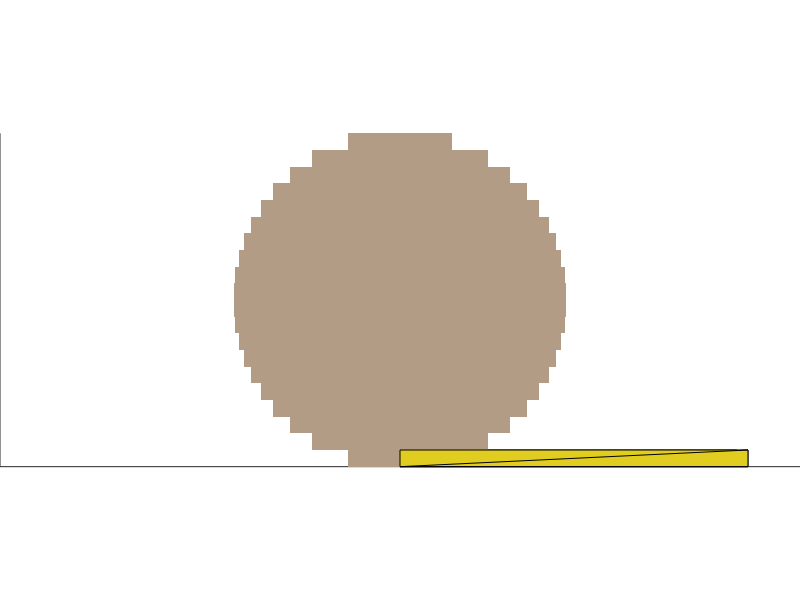

Write the MATLAB code that produced this figure. (Note: this script raises an error after producing the figure.)
% CUMCM-2014B
%%%%%%%%%%%%%%%%%%%%%%%%%%

R=500/2;
W=25;%*4
n=500/W;
L=1200/2;
H=30;
tall=530-H;
%%
y2=linspace(-R,R,2*n+1);
y=y2(1:2:end-1);

yc=y2(2:2:end);
x=sqrt(R^2-yc.^2);

zo=zeros(1,4*n+1);
%%
%
% theta=linspace(0,2*pi,200);
% plot(R*cos(theta),R*sin(theta),'m-')
% hold on
% axis equal
%
axes('Position',[0 0 1 1]);
set(gca,'xtick',[],'ytick',[],'ztick',[])
set(gca,'box','off')
set(gca,'color',[.7569    0.8667    0.7765])
%
axis([-L L -R R x(1)-L H x(1)-L H]) %
hlight=light('Position',[-L -R 8*H],'Style','local');
light('Position',[-L R 4*H],'Style','infinite');
light('Position',[L -R 4*H],'Style','infinite');
light('Position',[L/2 R/2 2*H],'Style','infinite');

axis equal
view(3)
axis vis3d
shading flat%interp
set(gcf,'Renderer','opengl')


%%
xx=[zo;[-x(1);-x(1)],kron([x,-x],[1,1;1,1]);zo];
yy=[zo;kron([y,-y],[1,1;1,1]),[y(1);y(1)];zo];
%
%plot(xx(2,:),yy(2,:),'sr')
%
zz=kron(H*ones(1,4*n+1),[0;0;1;1]);
surface(xx,yy,zz,'facecolor',[0.8 0.7 0.6],'EdgeColor','none')%[0.7 0.5 0.05]
%[0.8 0.5 0.4]
%axis([-L L -R R x(1)-L H x(1)-L H]) %

% axis equal
% view(3)
% axis vis3d

%shading flat%interp


%%
hr=arrayfun(@(x) hgtransform('Parent',gca),1:n);
hl=arrayfun(@(x) hgtransform('Parent',gca),1:n);

zo=kron(H*ones(1,4),[0;0;1;1]);
xo=zeros(4,4);
yo=ones(4,4);
xl=L-x;
yl=y2(1:2:end);
for k=1:length(xl)
    %
    xo(2:3,2:3)=xl(k);
    hs=surface([zeros(1,4);0 xl(k) xl(k) 0;0 xl(k) xl(k) 0;zeros(1,4)],...
        [yl(k)*ones(1,4);yl(k) yl(k) yl(k+1) yl(k+1);yl(k) yl(k) yl(k+1) yl(k+1);yl(k)*ones(1,4)],...
        zo);
    set(hs,'Parent',hr(k))
    Tx = makehgtform('translate',[x(k) 0 0]);
    set(hr(k),'Matrix',Tx)
    %
    hs=surface([zeros(1,4);0 -xl(k) -xl(k) 0;0 -xl(k) -xl(k) 0;zeros(1,4)],...
        [yl(k)*ones(1,4);yl(k) yl(k) yl(k+1) yl(k+1);yl(k) yl(k) yl(k+1) yl(k+1);yl(k)*ones(1,4)],...
        zo);
    set(hs,'Parent',hl(k))
    Tx = makehgtform('translate',[-x(k) 0 0]);
    set(hl(k),'Matrix',Tx)
end
%%
P=(L-x(1))/2;
betaMax=asin(tall/2/P);%pi-
beatspace=linspace(0,betaMax,30);

for beta=beatspace(2:end);
   
    pcx=x(1)+P*cos(beta);
    pcy=P*sin(beta);
    for k=1:length(x)
        zeta=angle(pcx-x(k)+1i*pcy);
        Ry = makehgtform('translate',[x(k) 0 0],'yrotate',zeta);
        set(hr(k),'Matrix',Ry)
        Ry = makehgtform('translate',[-x(k) 0 0],'yrotate',-zeta);
        set(hl(k),'Matrix',Ry)
    end
    %shading flat
    drawnow
    pause(0.05)
   
end

%%
%%%%%%%%%%%%%%%%%%%%%%%%%%%%%

%%%%%%%%%%%%%%%

%%%%%%%%%%%%%%%%%%%%%%%%%%%%%

%%



%%

R=500/2;
W=25;%*4
n=500/W;
L=1200/2;
H=30;
tall=530-H;
%%
y2=linspace(-R,R,2*n+1);
y=y2(1:2:end-1);

yc=y2(2:2:end);
x=sqrt(R^2-yc.^2);

zo=zeros(1,4*n+1);
%%
%
% theta=linspace(0,2*pi,200);
% plot(R*cos(theta),R*sin(theta),'m-')
% hold on
% axis equal
%
axes('Position',[0 0 1 1],'projection','perspective');

axis([-L L -R R x(1)-L H x(1)-L H]) %
axis  vis3d equal
view(3)
%axis
set(gca,'xtick',[],'ytick',[],'ztick',[])
set(gca,'box','off')
set(gca,'color',[.7569    0.8667    0.7765])
%shading flat%interp
set(gcf,'Renderer','opengl')
%
hlight=light('Position',[-L -R 8*H],'Style','local');
light('Position',[-L R 4*H],'Style','infinite');
light('Position',[L -R 4*H],'Style','infinite');
light('Position',[L/2 R/2 6*H],'Style','infinite');


%%
vx=[0 0 0 0 0 1;0 0 0 0 0 1;0 1 1 1 1 1;0 1 1 1 1 1];
vy=W*[0 0 0 0 1 0;0 0 1 1 1 0;1 0 1 1 1 1;1 0 0 0 1 1];
vz=H*[0 0 0 1 0 0;1 1 0 1 1 1;1 1 0 1 1 1;0 0 0 1 0 0];
vn=nan(4,6);
%vc=
%patch(vx,vy,vz,vz)

hr=arrayfun(@(x) hgtransform('Parent',gca),1:n);
hl=arrayfun(@(x) hgtransform('Parent',gca),1:n);

xl=L-x;
arrayfun(@(a,b,c) set(patch(a*vx,vy+b,vz,vn),'parent',c),xl,y,hr);
arrayfun(@(a,b,c) set(patch(a*vx,vy+b,vz,vn,'FaceColor',[0.8 0.5 0.4]),'parent',c),-xl,y,hl);

arrayfun(@(h,p)  set(h,'Matrix',makehgtform('translate',[p 0 0])),hr,x);
arrayfun(@(h,p)  set(h,'Matrix',makehgtform('translate',[p 0 0])),hl,-x);

%%
xx=[zo;[-x(1);-x(1)],kron([x,-x],[1,1;1,1]);zo];
yy=[zo;kron([y,-y],[1,1;1,1]),[y(1);y(1)];zo];
%
%plot(xx(2,:),yy(2,:),'sr')
%
zz=kron(H*ones(1,4*n+1),[0;0;1;1]);
surface(xx,yy,zz,'facecolor',[0.52 0.15 0.023],'EdgeColor','none')%[0.8 0.7 0.6]
%[0.8 0.5 0.4]

%%
P=(L-x(1))/2;
betaMax=asin(tall/2/P);%pi-
c=1;
betaSpace=linspace(0,c*betaMax,c*100);

for beta=betaSpace(2:end);
   
    pcx=x(1)+P*cos(beta);
    pcy=P*sin(beta);
    for k=1:length(x)
        zeta=angle(pcx-x(k)+1i*pcy);
        Ry = makehgtform('translate',[x(k) 0 0],'yrotate',zeta);
        set(hr(k),'Matrix',Ry)
        Ry = makehgtform('translate',[-x(k) 0 0],'yrotate',-zeta);
        set(hl(k),'Matrix',Ry)
    end
    %shading flat
    drawnow
    pause(0.05)
   
end

%%

 

%%
%%%%%%%%%%%%%%%%%%%%%%%%%%%%%

%%%%%%%%%%%%%%%

%%%%%%%%%%%%%%%%%%%%%%%%%%%%%

%%



%%

close all
R=500/2;
W=25;%*4
n=500/W;
L=1200/2;
H=30;
tall=530-H;
%%
R=R/W;
L=L/W;
H=H/W;
tall=tall/W;
%%
set(gcf,'Renderer','opengl')
axes('Position',[0 0 1 1],'projection','perspective',...
    'xtick',[],'ytick',[],'ztick',[],...
    'box','off',...
    'color',[.7569    0.8667    0.7765]);
%-L H
view(3)
colormap(cool)
hold on
%%
%%
y2=linspace(-R,R,2*n+1);
%y=y2(1:2:end-1);
yc=y2(2:2:end);
x=sqrt(R^2-yc.^2);

%%


%%
xl=L-x;
zo=zeros(size(xl));
%ribbon([-x-xl;-x;x;x+xl],[zo;zo;zo;zo])
P=xl(1)/2;
betaMax=asin(tall/2/P);%pi-
c=1;
betaSpace=linspace(0,c*betaMax,c*8);
for beta=betaSpace;
    zeta=angle(x(1)+P*cos(beta)-x+1j*P*sin(beta));
    xx=xl.*cos(zeta);
    yy=xl.*sin(zeta);
    sh=ribbon([-x-xx;-x;x;x+xx],[-yy;zo;zo;-yy]);
    tmp=arrayfun(@(var) [var;0;var],-yy,'uni',0);
    set(sh,{'cdata'},tmp')%,{'edgecolor'},{'k'}
   
    %camproj('perspective')
    axis equal
    axis([0 n+1 -2*R 2*R -L H ])
    %shading faceted%flat %interp
    drawnow
    pause(0.04)
end


%  vis3d
% view(3)


%

 

 